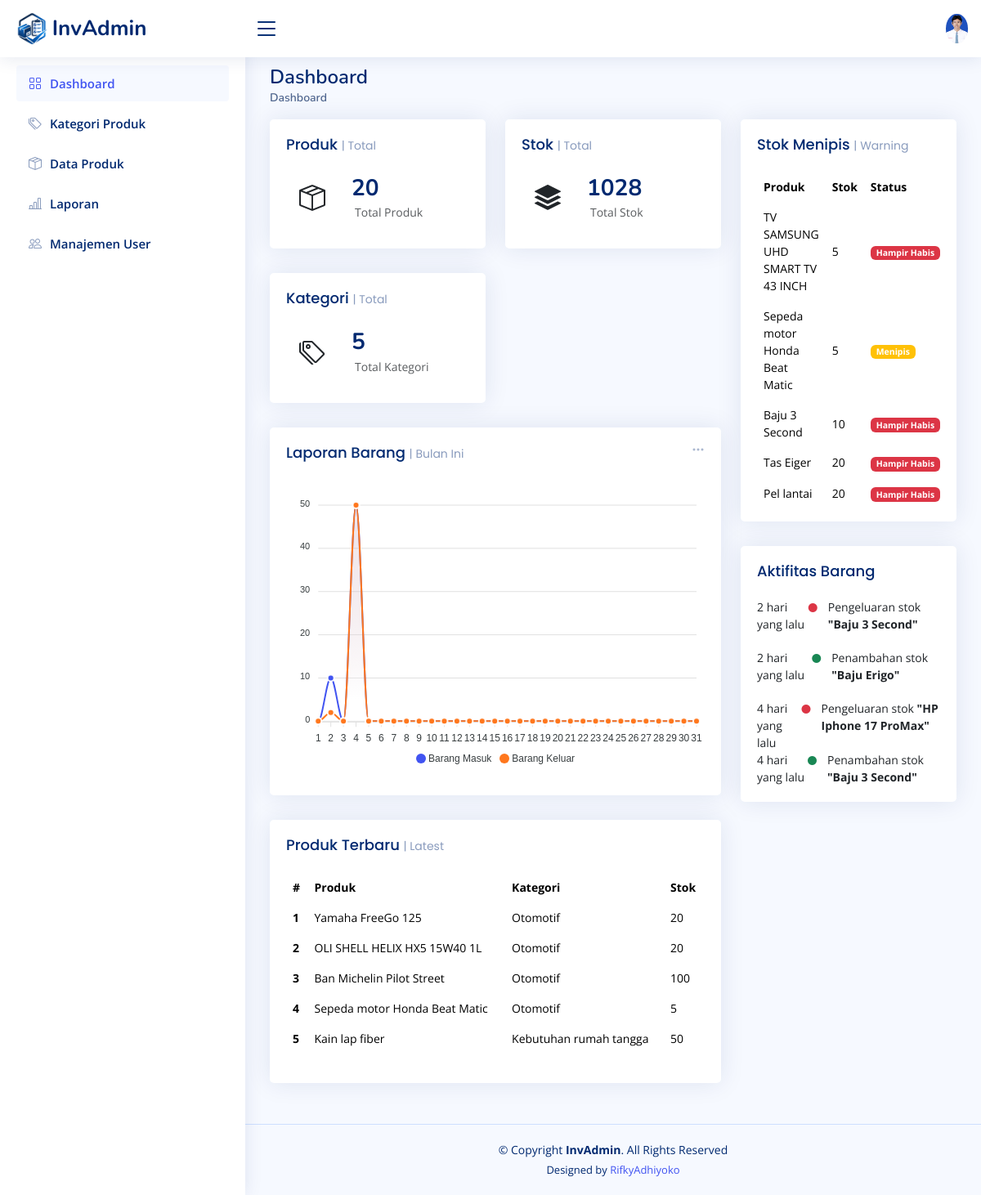
The app's page /index.php (signed in) with its own data.
### tables this page shows
CREATE TABLE `products` (
  `id` int(11) NOT NULL,
  `category_id` int(11) DEFAULT NULL,
  `product_code` varchar(50) DEFAULT NULL,
  `product_name` varchar(150) DEFAULT NULL,
  `stock` int(11) DEFAULT 0,
  `min_stock` int(11) DEFAULT 5,
  `price` int(11) DEFAULT NULL,
  `gambar` varchar(255) NOT NULL,
  `created_at` timestamp NOT NULL DEFAULT current_timestamp(),
  `updated_at` timestamp NULL DEFAULT NULL
);

CREATE TABLE `categories` (
  `id` int(11) NOT NULL,
  `kd_kat` varchar(6) NOT NULL,
  `category_name` varchar(100) NOT NULL
);

CREATE TABLE `stock_logs` (
  `id` int(11) NOT NULL,
  `product_id` int(11) DEFAULT NULL,
  `change_type` enum('ADD','EDIT','REDUCE') DEFAULT NULL,
  `qty` int(11) DEFAULT NULL,
  `stock_before` int(11) DEFAULT NULL,
  `stock_after` int(11) DEFAULT NULL,
  `note` varchar(255) DEFAULT NULL,
  `created_at` timestamp NOT NULL DEFAULT current_timestamp(),
  `created_by` int(11) DEFAULT NULL
);

### index.php (the view, shortened to what this page needs)
<?php
include 'koneksi.php';
$q_produk = mysqli_query($conn, "SELECT COUNT(*) AS total_produk FROM products");
$data_produk = mysqli_fetch_assoc($q_produk);
$q_stok = mysqli_query($conn, "SELECT SUM(stock) AS total_stok FROM products");
$data_stok = mysqli_fetch_assoc($q_stok);
$q_kategori = mysqli_query($conn, "SELECT COUNT(*) AS total_kategori FROM categories");
$data_kategori = mysqli_fetch_assoc($q_kategori);
$query = mysqli_query($conn, "SELECT p.product_name, p.stock, c.category_name FROM products p JOIN categories c ON p.category_id = c.id ORDER BY p.created_at DESC LIMIT 5");
$q_menipis = mysqli_query($conn, "SELECT product_name, stock, min_stock FROM products WHERE stock <= min_stock ORDER BY stock ASC LIMIT 5");
$q_aktivitas = mysqli_query($conn, "SELECT sl.*, p.product_name, u.name AS user_name FROM stock_logs sl JOIN products p ON sl.product_id = p.id JOIN users u ON sl.created_by = u.id ORDER BY sl.created_at DESC LIMIT 5");
function waktu_lalu($datetime)
{
  $selisih = time() - strtotime($datetime);
  $menit = floor($selisih / 60);
  $jam = floor($selisih / 3600);
  $hari = floor($selisih / 86400);
  if ($menit < 60) {
    return $menit . ' menit yang lalu';
  } else if ($jam < 24) {
    return $jam . ' jam yang lalu';
  } else {
    return $hari . ' hari yang lalu';
  }
}
?>
<!DOCTYPE html>
<html lang="en">
<head>
  <link href="assets/vendor/bootstrap/css/bootstrap.min.css" rel="stylesheet">
  <link href="assets/vendor/bootstrap-icons/bootstrap-icons.css" rel="stylesheet">
  <link href="assets/vendor/boxicons/css/boxicons.min.css" rel="stylesheet">
  <link href="assets/vendor/quill/quill.snow.css" rel="stylesheet">
  <link href="assets/vendor/quill/quill.bubble.css" rel="stylesheet">
  <link href="assets/vendor/remixicon/remixicon.css" rel="stylesheet">
  <link href="assets/vendor/simple-datatables/style.css" rel="stylesheet">
  <link href="assets/css/style.css" rel="stylesheet">
</head>
<body>
  <header id="header" class="header fixed-top d-flex align-items-center">
    <div class="d-flex align-items-center justify-content-between">
      <a href="index.php" class="logo d-flex align-items-center">
        <img src="assets/img/logo.png" alt="">
        <span class="d-none d-lg-block">InvAdmin</span>
      </a>
      <i class="bi bi-list toggle-sidebar-btn"></i>
    </div>
    <nav class="header-nav ms-auto">
      <ul class="d-flex align-items-center">
        <li class="nav-item dropdown pe-3">
          <a class="nav-link nav-profile d-flex align-items-center pe-0" href="#" data-bs-toggle="dropdown">
            <img src="assets/img/profile-img.jpg" alt="Profile" class="rounded-circle">
          </a>
        </li>
      </ul>
    </nav>
  </header>
  <aside id="sidebar" class="sidebar">
    <ul class="sidebar-nav" id="sidebar-nav">
      <li class="nav-item">
        <a class="nav-link " href="index.php">
          <i class="bi bi-grid"></i>
          <span>Dashboard</span>
        </a>
      </li>
      <li class="nav-item">
        <a class="nav-link collapsed" href="kategori_produk.php">
          <i class="bi bi-tags"></i>
          <span>Kategori Produk</span>
        </a>
      </li>
      <li class="nav-item">
        <a class="nav-link collapsed" href="produk.php">
          <i class="bi bi-box-seam"></i>
          <span>Data Produk</span>
        </a>
      </li>
      <li class="nav-item">
        <a class="nav-link collapsed" href="laporan.php">
          <i class="bi bi-bar-chart-line"></i>
          <span>Laporan</span>
        </a>
      </li>
      <li class="nav-item">
        <a class="nav-link collapsed" href="users.php">
          <i class="bi bi-people"></i>
          <span>Manajemen User</span>
        </a>
      </li>
    </ul>
  </aside>
  <main id="main" class="main">
    <div class="pagetitle">
      <h1>Dashboard</h1>
      <nav>
        <ol class="breadcrumb">
          <li class="breadcrumb-item active">Dashboard</li>
        </ol>
      </nav>
    </div>
    <section class="section dashboard">
      <div class="row">
        <div class="col-lg-8">
          <div class="row">
            <div class="col-xxl-4 col-md-6">
              <div class="card info-card">
                <div class="card-body">
                  <h5 class="card-title">Produk <span>| Total</span></h5>
                  <div class="d-flex align-items-center">
                    <div class="card-icon rounded-circle d-flex align-items-center justify-content-center">
                      <i class="bi bi-box-seam"></i>
                    </div>
                    <div class="ps-3">
                      <h6><?= $data_produk['total_produk']; ?></h6>
                      <span class="text-muted small pt-2 ps-1">Total Produk</span>
                    </div>
                  </div>
                </div>
              </div>
            </div>
            <div class="col-xxl-4 col-md-6">
              <div class="card info-card">
                <div class="card-body">
                  <h5 class="card-title">Stok <span>| Total</span></h5>
                  <div class="d-flex align-items-center">
                    <div class="card-icon rounded-circle d-flex align-items-center justify-content-center">
                      <i class="bi bi-stack"></i>
                    </div>
                    <div class="ps-3">
                      <h6><?= $data_stok['total_stok'] ?? 0; ?></h6>
                      <span class="text-muted small pt-2 ps-1">Total Stok</span>
                    </div>
                  </div>
                </div>
              </div>
            </div>
            <div class="col-xxl-4 col-md-6">
              <div class="card info-card">
                <div class="card-body">
                  <h5 class="card-title">Kategori <span>| Total</span></h5>
                  <div class="d-flex align-items-center">
                    <div class="card-icon rounded-circle d-flex align-items-center justify-content-center">
                      <i class="bi bi-tags"></i>
                    </div>
                    <div class="ps-3">
                      <h6><?= $data_kategori['total_kategori'] ?? 0; ?></h6>
                      <span class="text-muted small pt-2 ps-1">Total Kategori</span>
                    </div>
                  </div>
                </div>
              </div>
            </div>
            <div class="col-12">
              <div class="card">
                <div class="filter">
                  <a class="icon" href="#" data-bs-toggle="dropdown"><i class="bi bi-three-dots"></i></a>
                </div>
                <div class="card-body">
                  <h5 class="card-title">Laporan Barang <span>| Bulan Ini</span></h5>
                  <div id="reportsChart"></div>
                </div>
              </div>
            </div>
            <div class="col-12">
              <div class="card recent-sales">
                <div class="card-body">
                  <h5 class="card-title">Produk Terbaru <span>| Latest</span></h5>
                  <table class="table table-borderless datatable">
                    <thead>
                      <tr>
                        <th scope="col">#</th>
                        <th scope="col">Produk</th>
                        <th scope="col">Kategori</th>
                        <th scope="col">Stok</th>
                      </tr>
                    </thead>
                    <tbody>
                      <?php $no = 1;
                      while ($row = mysqli_fetch_assoc($query)) :
                      ?>
                        <tr>
                          <th><?= $no++; ?></th>
                          <td><?= $row['product_name']; ?></td>
                          <td><?= $row['category_name']; ?></td>
                          <td><?= $row['stock']; ?></td>
                        </tr>
                      <?php endwhile; ?>
                    </tbody>
                  </table>
                </div>
              </div>
            </div>
          </div>
        </div>
        <div class="col-lg-4">
          <div class="card top-selling overflow-auto">
            <div class="card-body pb-0">
              <h5 class="card-title">Stok Menipis <span>| Warning</span></h5>
              <table class="table table-borderless">
                <thead>
                  <tr>
                    <th scope="col">Produk</th>
                    <th scope="col">Stok</th>
                    <th scope="col">Status</th>
                  </tr>
                </thead>
                <tbody>
                  <?php $no = 1;
                  while ($row = mysqli_fetch_assoc($q_menipis)) :
                  ?>
                    <tr>
                      <td><?= $row['product_name']; ?></td>
                      <td><?= $row['stock']; ?></td>
                      <td><?php if ($row['stock'] == 0): ?>
                          <span class="badge bg-danger">Habis</span>
                        <?php elseif ($row['stock'] <= ($row['min_stock'] / 2)): ?>
                          <span class="badge bg-danger">Hampir Habis</span>
                        <?php else: ?>
                          <span class="badge bg-warning">Menipis</span>
                        <?php endif; ?>
                      </td>
                    </tr>
                  <?php endwhile; ?>
                </tbody>
              </table>
            </div>
          </div>
          <div class="card">
            <div class="card-body">
              <h5 class="card-title">Aktifitas Barang</h5>
              <div class="activity">
                <?php while ($row = mysqli_fetch_assoc($q_aktivitas)) :
                  if ($row['change_type'] == 'ADD') {
                    $text = 'Penambahan stok';
                    $color = 'text-success';
                  } elseif ($row['change_type'] == 'REDUCE') {
                    $text = 'Pengeluaran stok';
                    $color = 'text-danger';
                  } else {
                    $text = 'Perubahan stok';
                    $color = 'text-secondary';
                  }
                ?>
                  <div class="activity-item d-flex">
                    <div class="activity-label">
                      <?= waktu_lalu($row['created_at']); ?>
                    </div>
                    <i class="bi bi-circle-fill activity-badge <?= $color ?> align-self-start"></i>
                    <div class="activity-content">
                      <?= $text; ?>
                      <span class="fw-bold text-dark">
                        "<?= $row['product_name']; ?>"
                      </span>
                    </div>
                  </div>
                <?php endwhile; ?>
              </div>
            </div>
          </div>
        </div>
      </div>
    </section>
  </main>
  <footer id="footer" class="footer">
    <div class="copyright">
      &copy; Copyright <strong><span>InvAdmin</span></strong>. All Rights Reserved
    </div>
    <div class="credits">
      Designed by <a href="https://www.instagram.com/mchrifkyadhiyoko/">RifkyAdhiyoko</a>
    </div>
  </footer>
</body>
</html>

### assets/css/style.css (style rules this page uses)
:root { scroll-behavior: smooth; }
body { font-family: "Open Sans", sans-serif; background: #f6f9ff; color: #444444; }
a { color: #4154f1; text-decoration: none; }
h1, h2, h3, h4, h5, h6 { font-family: "Nunito", sans-serif; }
#main { margin-top: 60px; padding: 20px 30px; transition: all 0.3s; }
.pagetitle { margin-bottom: 10px; }
.pagetitle h1 { font-size: 24px; margin-bottom: 0; font-weight: 600; color: #012970; }
.card { margin-bottom: 30px; border: none; border-radius: 5px; box-shadow: 0px 0 30px rgba(1, 41, 112, 0.1); }
.card-title { padding: 20px 0 15px 0; font-size: 18px; font-weight: 500; color: #012970; font-family: "Poppins", sans-serif; }
.card-title span { color: #899bbd; font-size: 14px; font-weight: 400; }
.card-body { padding: 0 20px 20px 20px; }
.breadcrumb { font-size: 14px; font-family: "Nunito", sans-serif; color: #899bbd; font-weight: 600; }
.breadcrumb .breadcrumb-item::before { color: #899bbd; }
.breadcrumb .active { color: #51678f; font-weight: 600; }
.logo { line-height: 1; }
@media (min-width: 1200px) { .logo { width: 280px; } }
.logo img { max-height: 40px; margin-right: 6px; }
.logo span { font-size: 26px; font-weight: 700; color: #012970; font-family: "Nunito", sans-serif; }
.header { transition: all 0.5s; z-index: 997; height: 70px; box-shadow: 0px 2px 20px rgba(1, 41, 112, 0.1); background-color: #fff; padding-left: 20px; }
.header .toggle-sidebar-btn { font-size: 32px; padding-left: 10px; cursor: pointer; color: #012970; }
.header-nav ul { list-style: none; }
.header-nav>ul { margin: 0; padding: 0; }
.header-nav .nav-profile { color: #012970; }
.header-nav .nav-profile img { max-height: 36px; }
.sidebar { position: fixed; top: 60px; left: 0; bottom: 0; width: 300px; z-index: 996; transition: all 0.3s; padding: 20px; overflow-y: auto; scrollbar-width: thin; scrollbar-color: #aab7cf transparent; box-shadow: 0px 0px 20px rgba(1, 41, 112, 0.1); background-color: #fff; }
@media (min-width: 1200px) { #main, #footer { margin-left: 300px; } }
.sidebar-nav { padding: 0; margin: 0; list-style: none; }
.sidebar-nav li { padding: 0; margin: 0; list-style: none; }
.sidebar-nav .nav-item { margin-bottom: 5px; }
.sidebar-nav .nav-link { display: flex; align-items: center; font-size: 15px; font-weight: 600; color: #4154f1; transition: 0.3; background: #f6f9ff; padding: 10px 15px; border-radius: 4px; }
.sidebar-nav .nav-link i { font-size: 16px; margin-right: 10px; color: #4154f1; }
.sidebar-nav .nav-link.collapsed { color: #012970; background: #fff; }
.sidebar-nav .nav-link.collapsed i { color: #899bbd; }
.dashboard .filter { position: absolute; right: 0px; top: 15px; }
.dashboard .filter .icon { color: #aab7cf; padding-right: 20px; padding-bottom: 5px; transition: 0.3s; font-size: 16px; }
.dashboard .info-card { padding-bottom: 10px; }
.dashboard .info-card h6 { font-size: 28px; color: #012970; font-weight: 700; margin: 0; padding: 0; }
.dashboard .card-icon { font-size: 32px; line-height: 0; width: 64px; height: 64px; flex-shrink: 0; flex-grow: 0; }
.dashboard .activity { font-size: 14px; }
.dashboard .activity .activity-item .activity-badge { margin-top: 3px; z-index: 1; font-size: 11px; line-height: 0; border-radius: 50%; flex-shrink: 0; border: 3px solid #fff; flex-grow: 0; }
.dashboard .activity .activity-item .activity-content { padding-left: 10px; padding-bottom: 20px; }
.dashboard .activity .activity-item:last-child .activity-content { padding-bottom: 0; }
.dashboard .recent-sales { font-size: 14px; }
.dashboard .recent-sales .table thead { background: #f6f6fe; }
.dashboard .recent-sales .table thead th { border: 0; }
.dashboard .top-selling { font-size: 14px; }
.dashboard .top-selling .table thead { background: #f6f6fe; }
.dashboard .top-selling .table thead th { border: 0; }
.dashboard .top-selling .table tbody td { vertical-align: middle; }
.footer { padding: 20px 0; font-size: 14px; transition: all 0.3s; border-top: 1px solid #cddfff; }
.footer .copyright { text-align: center; color: #012970; }
.footer .credits { padding-top: 5px; text-align: center; font-size: 13px; color: #012970; }

### records on screen
products: product_name "Yamaha FreeGo 125", category.category_name "Otomotif", stock "20"
products: product_name "OLI SHELL HELIX HX5 15W40 1L", category.category_name "Otomotif", stock "20"
products: product_name "Ban Michelin Pilot Street", category.category_name "Otomotif", stock "100"
products: product_name "Sepeda motor Honda Beat Matic", category.category_name "Otomotif", stock "5", min_stock "Menipis"
products: product_name "Kain lap fiber", category.category_name "Kebutuhan rumah tangga", stock "50"
products: product_name "TV SAMSUNG UHD SMART TV 43 INCH", stock "5", min_stock "Hampir Habis"
products: product_name "Baju 3 Second", stock "10", min_stock "Hampir Habis"
products: product_name "Tas Eiger", stock "20", min_stock "Hampir Habis"
products: product_name "Pel lantai", stock "20", min_stock "Hampir Habis"
stock_logs: created_at "2 hari yang lalu", change_type "Pengeluaran stok", product.product_name "Baju 3 Second"
stock_logs: created_at "2 hari yang lalu", change_type "Penambahan stok", product.product_name "Baju Erigo"
stock_logs: created_at "4 hari yang lalu", change_type "Pengeluaran stok", product.product_name "HP Iphone 17 ProMax"
stock_logs: created_at "4 hari yang lalu", change_type "Penambahan stok", product.product_name "Baju 3 Second"

### other values on screen
$data_produk['total_produk'] "20"
$data_stok['total_stok'] "1028"
$data_kategori['total_kategori'] "5"
